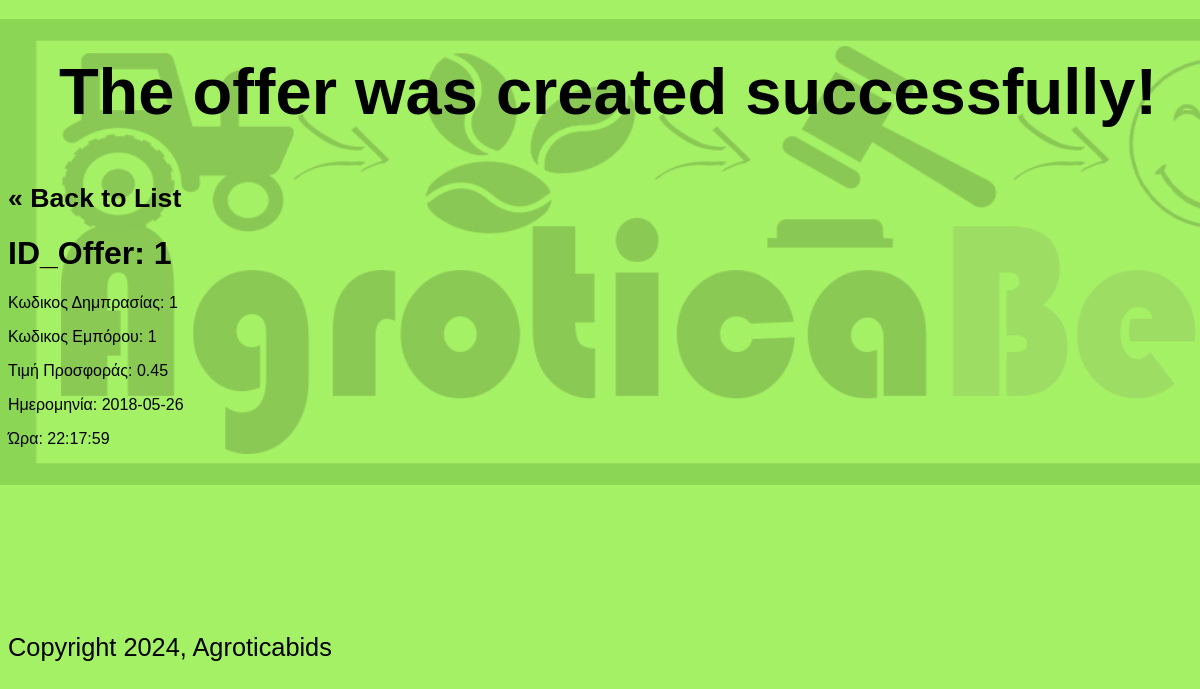
The page /public/traders/show_offer.php (signed in) on the database its author committed.
### tables this page shows
CREATE TABLE `offers` (
  `id` int(11) NOT NULL,
  `code_auction` int(11) DEFAULT NULL,
  `code_trader` int(11) DEFAULT NULL,
  `price_offer` float DEFAULT NULL,
  `date` date DEFAULT NULL,
  `time` time DEFAULT NULL
);

### private/functions.php (called while the page is built, shortened)
<?php
function url_for($script_path) {
  return WWW_ROOT . $script_path;
}
function h($string="") {
  return htmlspecialchars($string);
}
?>

### private/database.php (called while the page is built, shortened)
<?php
  function db_escape($connection, $string) {
    return mysqli_real_escape_string($connection, $string);
  }
?>

### private/query_functions.php (called while the page is built, shortened)
<?php
    function find_offer_by_id($id) {
      global $db;
      $sql = "SELECT * FROM offers ";
      $sql .= "WHERE id='" . db_escape($db, $id) . "'";
      $result = mysqli_query($db, $sql);
      $offer = mysqli_fetch_assoc($result);
      return $offer;
    }
  ?>

### public/traders/show_offer.php (the view, shortened to what this page needs)
<?php
$id = $_GET['id'] ?? '1';
$offer = find_offer_by_id($id);
?>
<!DOCTYPE html>
<html>
<body background="<?php echo url_for('/images/eksofylo2.jpg'); ?>">
<head>
	<link rel="stylesheet" type="text/css" href="<?php echo url_for('/stylesheets/main.css'); ?>" />
</head>
<h2>The offer was created successfully!</h2>
<div id="content">
  <a class="back-link" href="<?php echo url_for('/traders/index.php'); ?>">&laquo; Back to List</a>
  <div class="offer show">
    <h1>ID_Offer: <?php echo $id ?></h1>
    <div class="attributes">
      <dl>
        Κωδικος Δημπρασίας:
        <?php echo h($offer['code_auction']); ?>
      </dl>
      <dl>
        Κωδικος Εμπόρου:
        <?php echo h($offer['code_trader']); ?>
      </dl>
      <dl>
        Τιμή Προσφοράς:
      <?php echo h($offer['price_offer']); ?>
      </dl>
      <dl>
        Ημερομηνία:
        <?php echo h($offer['date']); ?>
      </dl>
      <dl>
		Ώρα:
      <?php echo h($offer['time']); ?>
      </dl>
    </div>
  </div>
</div>
<br/> <br/> <br/> <br/> <br/> <br/> <br/> <br/>
<?php include(SHARED_PATH . '/public_footer.php'); ?>

### public/stylesheets/main.css (style rules this page uses)
body { font-family:Arial,Helvetica,sans-serif; background-repeat:no-repeat; }
body { font-family: Arial, Helvetica, sans-serif; background-repeat: no-repeat; width: 100% }
* { box-sizing: border-box }
h2 { text-align: center; font-size: 65px; }
a { text-decoration: none; color: black; font-size: 12pt; }
#content a { font-size: 20pt; font-weight: bold; }

### rows shown on the page
offers: code_auction "1", code_trader "1", price_offer "0.45", date "2018-05-26", time "22:17:59"

### other values the page prints
$id "1"
